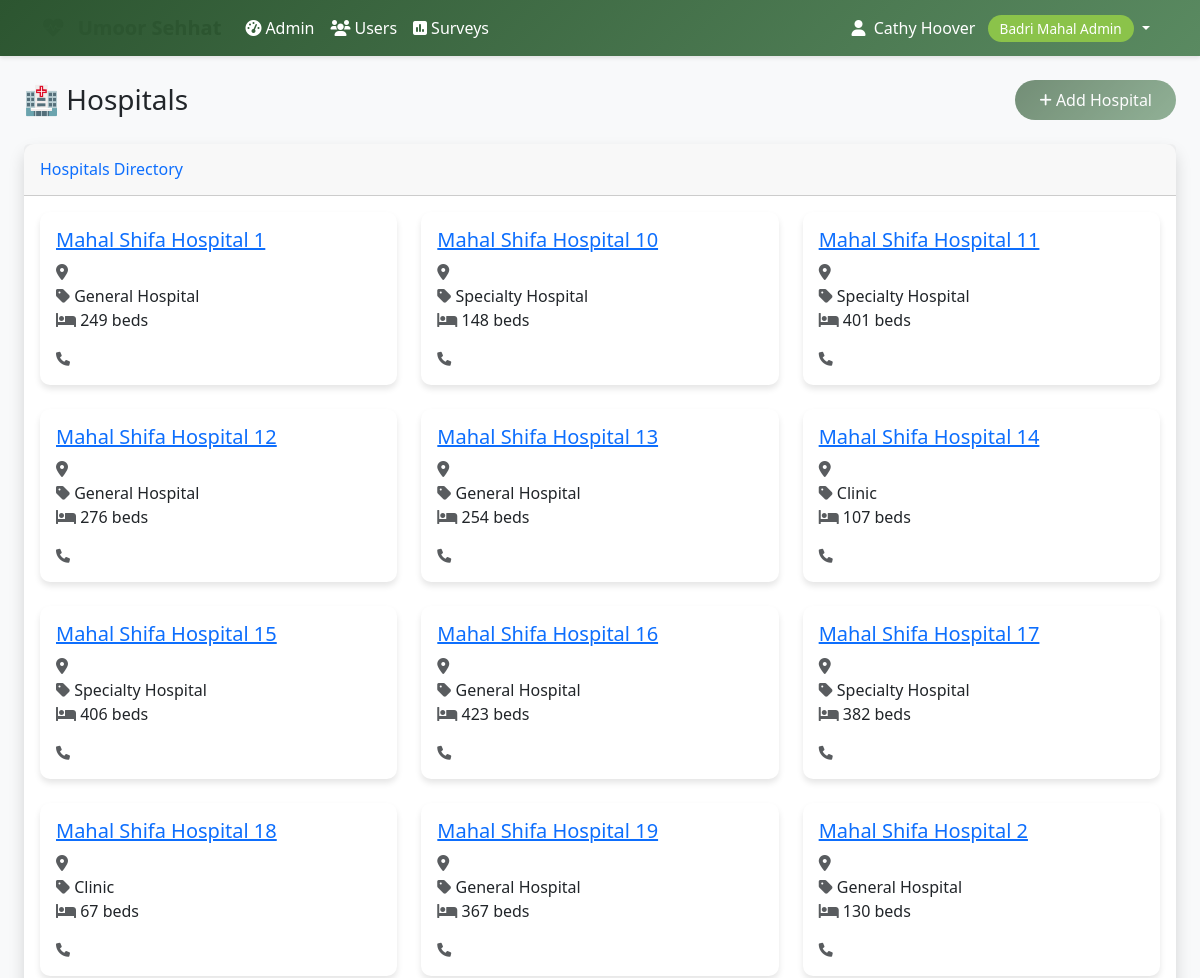
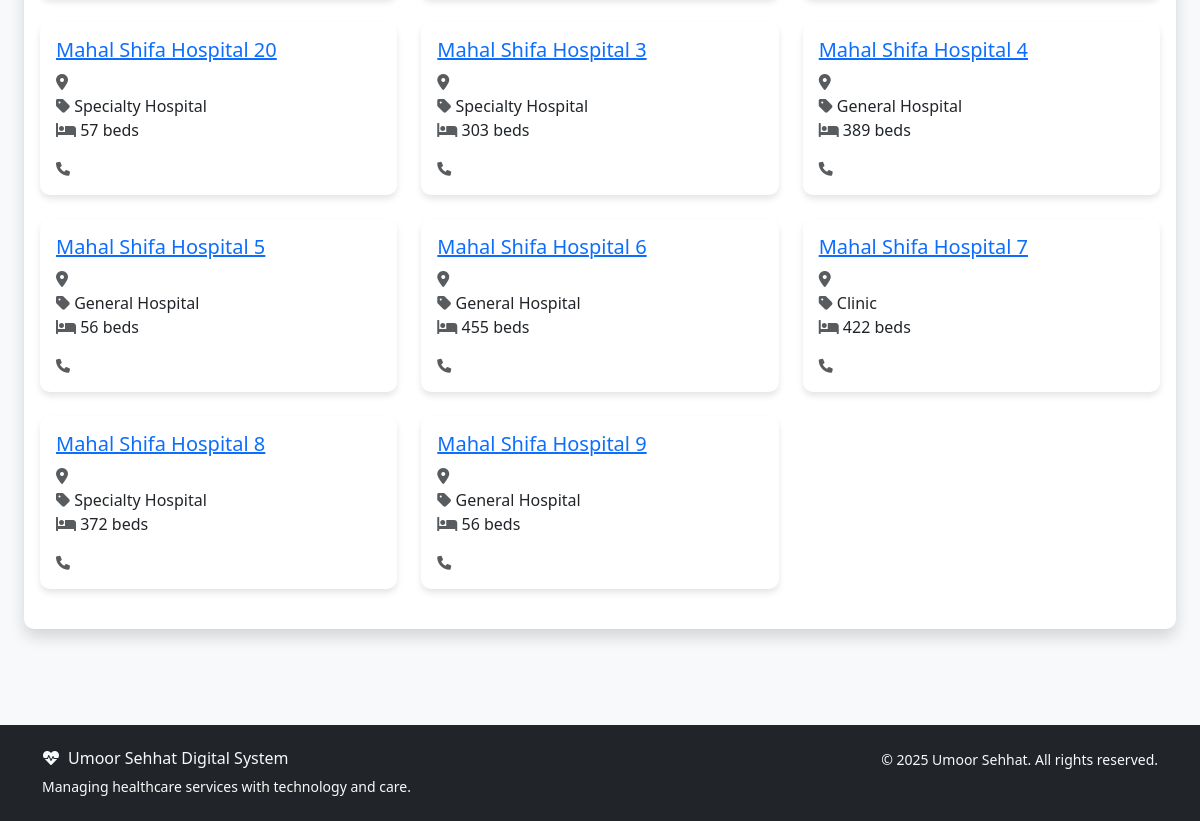
Page /mahalshifa/hospitals/ (signed in) on the committed database (2 pictures, top to bottom).
### accounts/models.py (models this page shows, shortened)
class User(AbstractUser):
    ROLE_CHOICES = [
        ('aamil', 'Aamil'),
        ('moze_coordinator', 'Moze Coordinator'),
        ('doctor', 'Doctor'),
        ('student', 'Student'),
        ('badri_mahal_admin', 'Badri Mahal Admin'),
    ]
    role = models.CharField(max_length=20, choices=ROLE_CHOICES, default='student')
    its_id = models.CharField(
        max_length=8,
        unique=True,
        null=True,
        blank=True,
        validators=[RegexValidator(
            regex=r'^\d{8}$',
            message='ITS ID must be exactly 8 digits',
            code='invalid_its_id'
        )],
        help_text='8-digit ITS ID'
    )
    phone_number = models.CharField(max_length=15, blank=True, null=True)
    profile_photo = models.ImageField(upload_to='profile_photos/', blank=True, null=True)
    arabic_name = models.CharField(max_length=100, blank=True, null=True)
    age = models.PositiveIntegerField(blank=True, null=True)
    verified_certificate = models.FileField(upload_to='certificates/', blank=True, null=True)
    specialty = models.CharField(max_length=100, blank=True, null=True)
    college = models.CharField(max_length=100, blank=True, null=True)  # For students
    specialization = models.CharField(max_length=100, blank=True, null=True)  # For students
    created_at = models.DateTimeField(auto_now_add=True)
    updated_at = models.DateTimeField(auto_now=True)
    def get_full_name(self):
        if self.arabic_name:
            return self.arabic_name
        return super().get_full_name() or self.username
    @property
    def is_aamil(self):
        return self.role == 'aamil'
    @property
    def is_moze_coordinator(self):
        return self.role == 'moze_coordinator'
    @property
    def is_doctor(self):
        return self.role == 'doctor'
    @property
    def is_student(self):
        return self.role == 'student'
    @property
    def is_admin(self):
        return self.role == 'badri_mahal_admin' or self.is_superuser
    class Meta:
        verbose_name = 'User'
        verbose_name_plural = 'Users'
        ordering = ['first_name', 'last_name']

### mahalshifa/models.py (models this page shows, shortened)
class Hospital(models.Model):
    name = models.CharField(max_length=200)
    description = models.TextField(blank=True)
    address = models.TextField()
    phone = models.CharField(max_length=20)
    email = models.EmailField()
    hospital_type = models.CharField(
        max_length=20,
        choices=[
            ('general', 'General Hospital'),
            ('specialty', 'Specialty Hospital'),
            ('clinic', 'Clinic'),
            ('emergency', 'Emergency Center'),
            ('rehabilitation', 'Rehabilitation Center'),
        ],
        default='general'
    )
    total_beds = models.PositiveIntegerField(default=0)
    available_beds = models.PositiveIntegerField(default=0)
    emergency_beds = models.PositiveIntegerField(default=0)
    icu_beds = models.PositiveIntegerField(default=0)
    is_active = models.BooleanField(default=True)
    is_emergency_capable = models.BooleanField(default=False)
    has_pharmacy = models.BooleanField(default=False)
    has_laboratory = models.BooleanField(default=False)
    created_at = models.DateTimeField(auto_now_add=True)
    updated_at = models.DateTimeField(auto_now=True)

### mahalshifa/views.py (the view)
# urls.py: path('hospitals/', views.HospitalListView.as_view(), name='hospital_list'),
class HospitalListView(LoginRequiredMixin, ListView):
    model = Hospital
    template_name = 'mahalshifa/hospital_list.html'
    context_object_name = 'hospitals'
    paginate_by = 20
    def get_queryset(self):
        user = self.request.user
        if user.role == 'admin':
            queryset = Hospital.objects.all()
        elif user.is_aamil or user.is_moze_coordinator:
            queryset = Hospital.objects.filter(staff__user=user).distinct()
        else:
            queryset = Hospital.objects.filter(is_active=True)
        if hasattr(self, 'request') and self.request:
            location = self.request.GET.get('location')
            if location:
                queryset = queryset.filter(address__icontains=location)
            hospital_type = self.request.GET.get('type')
            if hospital_type:
                queryset = queryset.filter(hospital_type=hospital_type)
            search = self.request.GET.get('search')
            if search:
                queryset = queryset.filter(
                    Q(name__icontains=search) |
                    Q(address__icontains=search) |
                    Q(email__icontains=search)
                )
        return queryset.order_by('name')
    def get_context_data(self, **kwargs):
        context = super().get_context_data(**kwargs)
        context['hospital_types'] = [
            ('general', 'General Hospital'),
            ('specialty', 'Specialty Hospital'),
            ('clinic', 'Clinic'),
            ('emergency', 'Emergency Center'),
            ('rehabilitation', 'Rehabilitation Center'),
        ]
        context['current_filters'] = {
            'location': self.request.GET.get('location', ''),
            'type': self.request.GET.get('type', ''),
            'search': self.request.GET.get('search', ''),
        }
        return context

### templates/mahalshifa/hospital_list.html (shortened to what this page needs)
{% extends 'base.html' %}
{% block content %}
<div class="container-fluid">
    <div class="row mb-4">
        <div class="col-12">
            <div class="d-sm-flex align-items-center justify-content-between">
                <h1 class="h3 mb-0 text-gray-800">🏥 Hospitals</h1>
        <a href="#" class="btn btn-primary disabled">
            <i class="fas fa-plus fa-sm"></i> Add Hospital
        </a>
            </div>
        </div>
    </div>
        <div class="card shadow mb-4">
            <div class="card-header py-3">
                <h6 class="m-0 font-weight-bold text-primary">Hospitals Directory</h6>
            </div>
            <div class="card-body">
                {% if hospitals %}
                    <div class="row">
                        {% for hospital in hospitals %}
                        <div class="col-md-6 col-lg-4 mb-4">
                            <div class="card h-100">
                                <div class="card-body">
                                    <h5 class="card-title">
                                        <a href="{% url 'mahalshifa:hospital_detail' hospital.pk %}">{{ hospital.name }}</a>
                                    </h5>
                                    <p class="card-text">
                                        <i class="fas fa-map-marker-alt text-muted"></i> {{ hospital.location }}<br>
                                        <i class="fas fa-tag text-muted"></i> {{ hospital.get_hospital_type_display }}<br>
                                        <i class="fas fa-bed text-muted"></i> {{ hospital.total_beds }} beds
                                    </p>
                                    <div class="text-muted small">
                                        <i class="fas fa-phone"></i> {{ hospital.contact_phone }}
                                    </div>
                                </div>
                            </div>
                        </div>
                        {% endfor %}
                    </div>
                {% else %}
                    <p class="text-muted">No hospitals registered yet.</p>
                {% endif %}
            </div>
        </div>
</div>
{% endblock %}

### templates/base.html (shortened to what this page needs)
<!DOCTYPE html>
<html lang="en">
<head>
    <link href="https://cdn.jsdelivr.net/npm/bootstrap@5.3.0/dist/css/bootstrap.min.css" rel="stylesheet">
    <link href="https://cdnjs.cloudflare.com/ajax/libs/font-awesome/6.0.0/css/all.min.css" rel="stylesheet">
</head>
<body>
    <nav class="navbar navbar-expand-lg navbar-custom">
        <div class="container">
            <a class="navbar-brand text-white" href="{% url 'dashboard' %}">
                <i class="fas fa-heartbeat me-2"></i>
            </a>
            <div class="collapse navbar-collapse" id="navbarNav">
                {% if user.is_authenticated %}
                    <ul class="navbar-nav me-auto">
                        {% if user.is_admin %}
                            <li class="nav-item">
                                <a class="nav-link" href="{% url 'admin:index' %}">
                                    <i class="fas fa-tachometer-alt me-1"></i>Admin
                                </a>
                            </li>
                            <li class="nav-item">
                                <a class="nav-link" href="{% url 'accounts:user_list' %}">
                                    <i class="fas fa-users me-1"></i>Users
                                </a>
                            </li>
                        {% endif %}
                        <li class="nav-item">
                            <a class="nav-link" href="#">
                                <i class="fas fa-poll me-1"></i>Surveys
                            </a>
                        </li>
                    </ul>
                    <ul class="navbar-nav">
                        <li class="nav-item dropdown">
                            <a class="nav-link dropdown-toggle" href="#" id="navbarDropdown" role="button" data-bs-toggle="dropdown">
                                <i class="fas fa-user me-1"></i>
                                {{ user.get_full_name|default:user.username }}
                                <span class="role-badge ms-2">{{ user.get_role_display }}</span>
                            </a>
                        </li>
                    </ul>
                {% endif %}
            </div>
        </div>
    </nav>
    <main class="container-fluid py-4">
        {% block content %}{% endblock %}
    </main>
    <footer class="bg-dark text-light py-4 mt-5">
        <div class="container">
            <div class="row">
                <div class="col-md-6">
                    <h6><i class="fas fa-heartbeat me-2"></i>Umoor Sehhat Digital System</h6>
                    <p class="small mb-0">Managing healthcare services with technology and care.</p>
                </div>
                <div class="col-md-6 text-md-end">
                    <p class="small mb-0">
                        &copy; {% now "Y" %} Umoor Sehhat. All rights reserved.
                    </p>
                </div>
            </div>
        </div>
    </footer>
</body>
</html>

### templates/base.html (style rules this page uses)
:root { --primary-color: #2c5530; --secondary-color: #5a8a61; --accent-color: #8bc34a; --text-dark: #2d3436; --bg-light: #f8f9fa; }
body { font-family: 'Segoe UI', Tahoma, Geneva, Verdana, sans-serif; background-color: var(--bg-light); }
.navbar-brand { font-weight: bold; color: var(--primary-color) !important; }
.navbar-custom { background: linear-gradient(135deg, var(--primary-color), var(--secondary-color)); box-shadow: 0 2px 4px rgba(0,0,0,.1); }
.navbar-custom .navbar-nav .nav-link { color: white !important; font-weight: 500; transition: all 0.3s ease; }
.card { border: none; border-radius: 10px; box-shadow: 0 4px 6px rgba(0,0,0,.1); transition: transform 0.3s ease; }
.btn-primary { background: linear-gradient(135deg, var(--primary-color), var(--secondary-color)); border: none; border-radius: 25px; padding: 8px 24px; font-weight: 500; transition: all 0.3s ease; }
.role-badge { background: var(--accent-color); color: white; padding: 4px 12px; border-radius: 20px; font-size: 0.85rem; font-weight: 500; }

### rows in the picture
User: get_full_name "Cathy Hoover", role "Badri Mahal Admin"
Hospital: name "Mahal Shifa Hospital 1", hospital_type "General Hospital", total_beds "249"
Hospital: name "Mahal Shifa Hospital 10", hospital_type "Specialty Hospital", total_beds "148"
Hospital: name "Mahal Shifa Hospital 11", hospital_type "Specialty Hospital", total_beds "401"
Hospital: name "Mahal Shifa Hospital 12", hospital_type "General Hospital", total_beds "276"
Hospital: name "Mahal Shifa Hospital 13", hospital_type "General Hospital", total_beds "254"
Hospital: name "Mahal Shifa Hospital 14", hospital_type "Clinic", total_beds "107"
Hospital: name "Mahal Shifa Hospital 15", hospital_type "Specialty Hospital", total_beds "406"
Hospital: name "Mahal Shifa Hospital 16", hospital_type "General Hospital", total_beds "423"
Hospital: name "Mahal Shifa Hospital 17", hospital_type "Specialty Hospital", total_beds "382"
Hospital: name "Mahal Shifa Hospital 18", hospital_type "Clinic", total_beds "67"
Hospital: name "Mahal Shifa Hospital 19", hospital_type "General Hospital", total_beds "367"
Hospital: name "Mahal Shifa Hospital 2", hospital_type "General Hospital", total_beds "130"
Hospital: name "Mahal Shifa Hospital 20", hospital_type "Specialty Hospital", total_beds "57"
Hospital: name "Mahal Shifa Hospital 3", hospital_type "Specialty Hospital", total_beds "303"
Hospital: name "Mahal Shifa Hospital 4", hospital_type "General Hospital", total_beds "389"
Hospital: name "Mahal Shifa Hospital 5", hospital_type "General Hospital", total_beds "56"
Hospital: name "Mahal Shifa Hospital 6", hospital_type "General Hospital", total_beds "455"
Hospital: name "Mahal Shifa Hospital 7", hospital_type "Clinic", total_beds "422"
Hospital: name "Mahal Shifa Hospital 8", hospital_type "Specialty Hospital", total_beds "372"
Hospital: name "Mahal Shifa Hospital 9", hospital_type "General Hospital", total_beds "56"
